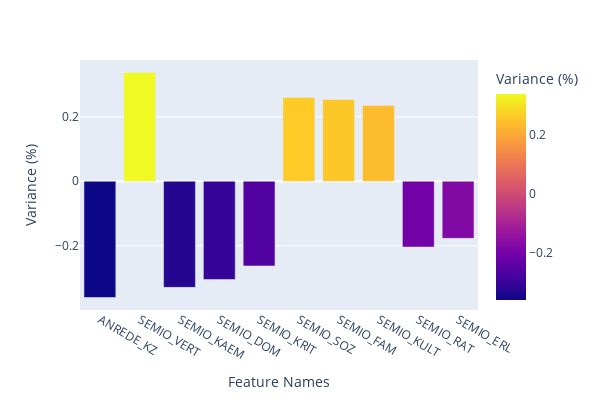

This figure's notebook cell:
### Markdown cell above
Positive correlation between 'ALTERSKATEGORIE_GROB'(Estimated age based on given name analysis), ''SEMIO_ERL'(event-oriented) and 'FINANZ_VORSORGER'(be prepared).

Negative correlation between 'SEMIO_REL'(religious), 'DECADE'(decade born), 'SEMIO_PFLICHT'(dutiful), 'FINANZ_UNAUFFAELLIGER'(inconspicuous), 'SEMIO_TRADV'(tradional-minded) and 'SEMIO_KULT'(cultural-minded).

### Code cell
# Map weights for the third principal component to corresponding feature names
# and then print the linked values, sorted by weight.

plot_weights(pca2,2,feat_names,10)

### Figure 1 — Plotly figure (JSON) as saved in the notebook; plotly's stock layout.template omitted (floating-point values rounded to 4 significant figures)
{"data": [{"alignmentgroup": "True", "hovertemplate": "Feature Names=%{x}<br>Variance (%)=%{marker.color}<extra></extra>", "legendgroup": "", "marker": {"color": [-0.361, 0.3377, -0.3295, -0.3051, -0.2629, 0.2602, 0.2542, 0.2349, -0.2044, -0.1774], "coloraxis": "coloraxis", "pattern": {"shape": ""}}, "name": "", "offsetgroup": "", "orientation": "v", "showlegend": false, "textposition": "auto", "type": "bar", "x": ["ANREDE_KZ", "SEMIO_VERT", "SEMIO_KAEM", "SEMIO_DOM", "SEMIO_KRIT", "SEMIO_SOZ", "SEMIO_FAM", "SEMIO_KULT", "SEMIO_RAT", "SEMIO_ERL"], "xaxis": "x", "y": [-0.361, 0.3377, -0.3295, -0.3051, -0.2629, 0.2602, 0.2542, 0.2349, -0.2044, -0.1774], "yaxis": "y"}], "layout": {"barmode": "relative", "coloraxis": {"colorbar": {"title": {"text": "Variance (%)"}}, "colorscale": [[0, "#0d0887"], [0.1111, "#46039f"], [0.2222, "#7201a8"], [0.3333, "#9c179e"], [0.4444, "#bd3786"], [0.5556, "#d8576b"], [0.6667, "#ed7953"], [0.7778, "#fb9f3a"], [0.8889, "#fdca26"], [1, "#f0f921"]]}, "height": 400, "legend": {"tracegroupgap": 0}, "margin": {"t": 60}, "width": 600, "xaxis": {"anchor": "y", "domain": [0, 1], "title": {"text": "Feature Names"}}, "yaxis": {"anchor": "x", "domain": [0, 1], "title": {"text": "Variance (%)"}}}}
